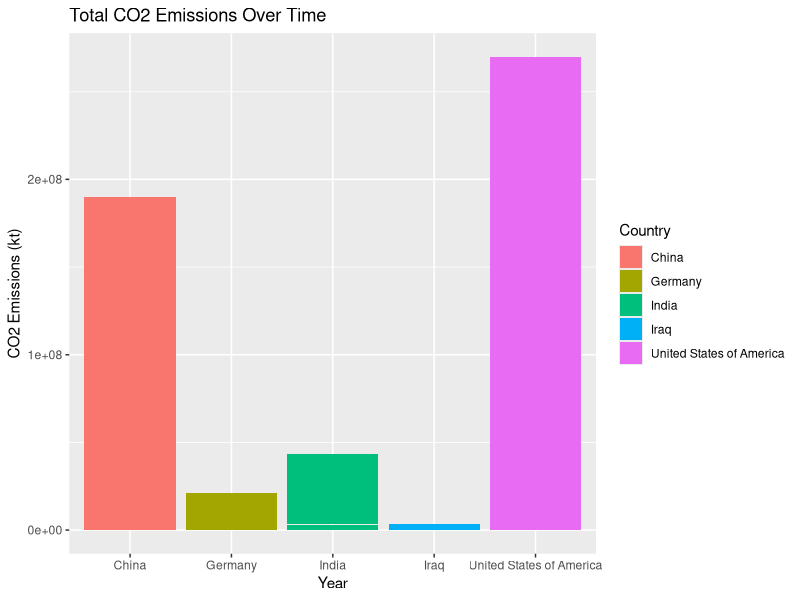
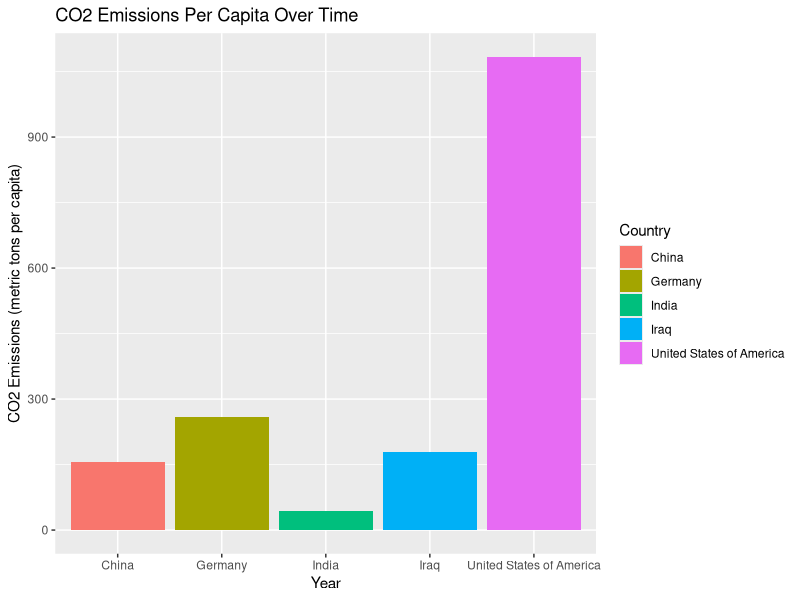
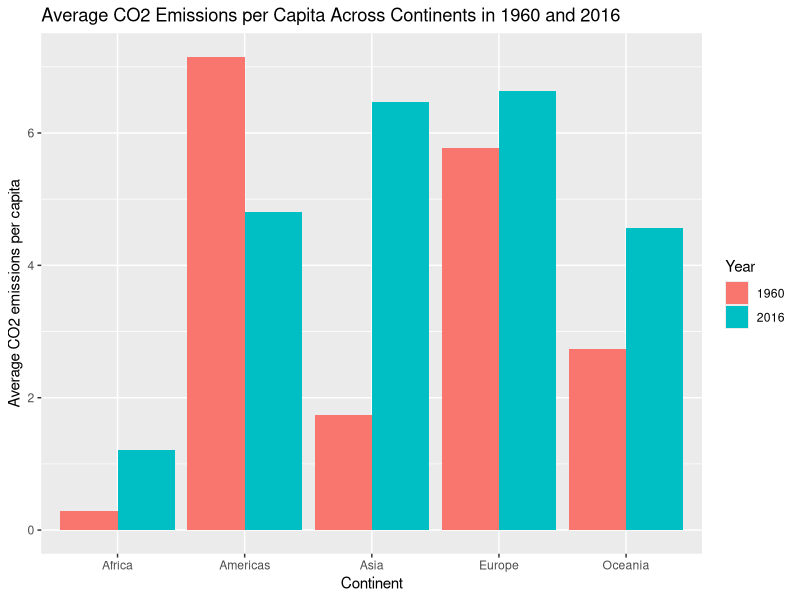
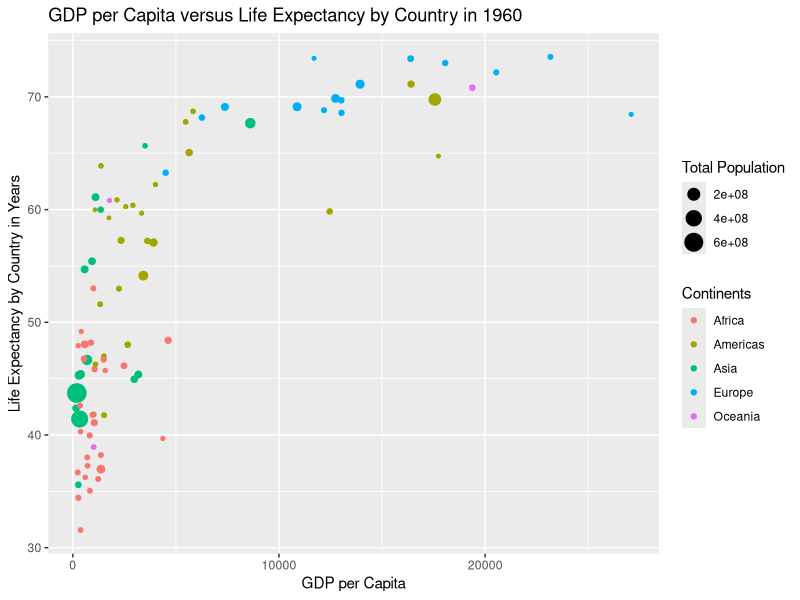
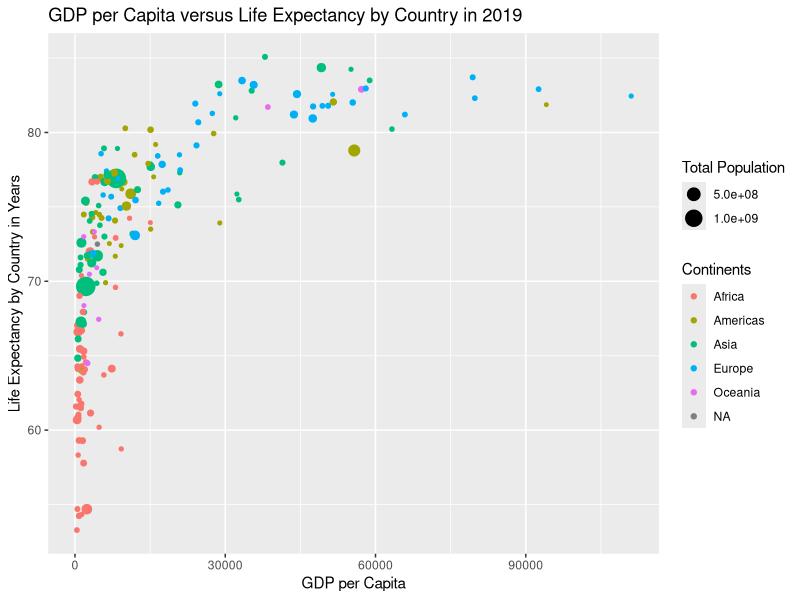

The R source for these figures, in order:
## ---- chunk 1
knitr::opts_chunk$set(echo = TRUE)
library(tidyverse)
library(readr)
options(dplyr.summarize.inform = FALSE)
## ---- chunk 2
gapminder <- read_delim("gapminder.csv")
## ---- chunk 3
num_of_rows <- nrow(gapminder)
num_of_rows
num_of_cols <- ncol(gapminder)
num_of_cols
## ---- chunk 4
gapminder %>% 
  head(5)
## ---- chunk 5
iso3_count <- length(unique(gapminder$iso3))
iso2_count <- length(unique(gapminder$iso2))
name_count <- length(unique(gapminder$name))
iso3_count
iso2_count
name_count
## ---- chunk 6
multi_name_iso2 <- gapminder %>%
  filter(is.na(iso3) & is.na(name)) %>%
  group_by(iso2) %>%
  summarize(distinct_name = n_distinct(iso2)) %>% 
  print()
## ---- chunk 7
multi_name_name <- gapminder %>%
  filter(is.na(iso2) & is.na(iso3)) %>%
  group_by(name) %>%
  summarize(distinct_name = n_distinct(name)) %>% 
  print()

multi_name_iso3 <- gapminder %>%
  filter(is.na(iso2) & is.na(name)) %>%
  group_by(iso3) %>%
  summarize(distinct_name = n_distinct(iso3)) %>% 
  print()
## ---- chunk 8
min_year <- gapminder %>% 
  filter(!is.na(time)) %>% 
  summarize(min_year = min(time)) %>% 
  print()
max_year <- gapminder %>% 
  filter(!is.na(time)) %>% 
  summarize(max_year = max(time)) %>% 
  print()
## ---- chunk 9
missing_co2 <- gapminder %>% 
  filter(!is.na(time)) %>% 
  group_by(time) %>% 
  summarize(missing_co2 = sum(is.na(co2))) %>%
  arrange(desc(missing_co2))

show_missing_co2 <- missing_co2 %>% 
  head() %>% 
  print()

missing_co2_PC <- gapminder %>% 
  filter(!is.na(time)) %>% 
  group_by(time) %>% 
  summarize(missing_co2_PC = sum(is.na(co2_PC))) %>%
  arrange(desc(missing_co2_PC))
show_missing_co2_PC <- missing_co2_PC %>% 
  head() %>% 
  print()
## ---- chunk 10
filter_countries_co2 <- gapminder %>% 
  filter(name == "United States of America" | name == "China" | name == "India"
         | name == "Germany" | name == "Iraq") %>% 
  filter(!is.na(co2))

ggplot(filter_countries_co2, aes(x = name, y = co2, fill = name)) +
  geom_col() +
  labs(title = "Total CO2 Emissions Over Time",
       x = "Year",
       y = "CO2 Emissions (kt)",
       fill = "Country")
## ---- chunk 11
filter_countries_co2_pc <- gapminder %>% 
  filter(name == "United States of America" | name == "China" | name == "India"
         | name == "Germany" | name == "Iraq") %>% 
  filter(!is.na(co2_PC))

ggplot(filter_countries_co2_pc, aes(x = name, y = co2_PC, fill = name)) +
  geom_col() +
  labs(title = "CO2 Emissions Per Capita Over Time",
       x = "Year",
       y = "CO2 Emissions (metric tons per capita)",
       fill = "Country")
## ---- chunk 12
overall_avg_co2 <- gapminder %>% 
  filter(!is.na(co2_PC)) %>%
  filter(!is.na(region)) %>% 
  group_by(region) %>%
  summarize(overall_avg_co2 = mean(co2_PC, na.rm = TRUE)) %>% 
  print()

avg_co2_in_1960_and_2016 <- gapminder %>%
  filter(!is.na(co2_PC)) %>%
  filter(!is.na(region)) %>% 
  filter(time == 1960 | time == 2016) %>%
  group_by(region, time) %>%
  summarize(avg_co2 = mean(co2_PC, na.rm = TRUE)) %>% 
  print()
## ---- chunk 13
ggplot(avg_co2_in_1960_and_2016, aes(x = region, y = avg_co2, fill = factor(time))) +
  geom_bar(stat = "identity", position = "dodge") +
  labs(x = "Continent", y = "Average CO2 emissions per capita", fill = "Year") +
  ggtitle("Average CO2 Emissions per Capita Across Continents in 1960 and 2016")
## ---- chunk 14
top_co2_2019 <- gapminder %>% 
  filter(time == 2019) %>%
  filter(!is.na(region)) %>%
  group_by(region, name) %>% 
  summarize(mean_co2_PC = mean(co2_PC)) %>% 
  arrange(region, desc(mean_co2_PC)) %>% 
  top_n(3) %>% 
  print()

bot_co2_2019 <- gapminder %>% 
  filter(time == 2019) %>%
  filter(!is.na(region)) %>%
  group_by(region, name) %>% 
  summarize(mean_co2_PC = mean(co2_PC)) %>% 
  arrange(region, mean_co2_PC) %>% 
  top_n(3) %>% 
  print()
## ---- chunk 15
data_1960 <- gapminder %>% 
  filter(time == 1960) %>% 
  filter(!is.na(GDP_PC)) %>% 
  filter(!is.na(lifeExpectancy))

ggplot(data_1960, aes(x = GDP_PC, y = lifeExpectancy, size = totalPopulation)) +
    geom_point(aes(color = region)) + 
    labs(x = "GDP per Capita", y = "Life Expectancy by Country in Years",
         color = "Continents", size = "Total Population") +
    ggtitle("GDP per Capita versus Life Expectancy by Country in 1960")
## ---- chunk 16
data_2019 <- gapminder %>% 
  filter(time == 2019) %>% 
  filter(!is.na(GDP_PC)) %>% 
  filter(!is.na(lifeExpectancy))

ggplot(data_2019, aes(x = GDP_PC, y = lifeExpectancy, size = totalPopulation)) +
    geom_point(aes(color = region)) + 
    labs(x = "GDP per Capita", y = "Life Expectancy by Country in Years",
         color = "Continents", size = "Total Population") +
    ggtitle("GDP per Capita versus Life Expectancy by Country in 2019")
## ---- chunk 17
avg_life_exp_in_1960_and_2016 <- gapminder %>%
  filter(!is.na(lifeExpectancy)) %>%
  filter(!is.na(region)) %>% 
  filter(time == 1960 | time == 2016) %>%
  group_by(region, time) %>%
  summarize(avg_life_exp = mean(lifeExpectancy, na.rm = TRUE)) %>% 
  print()
